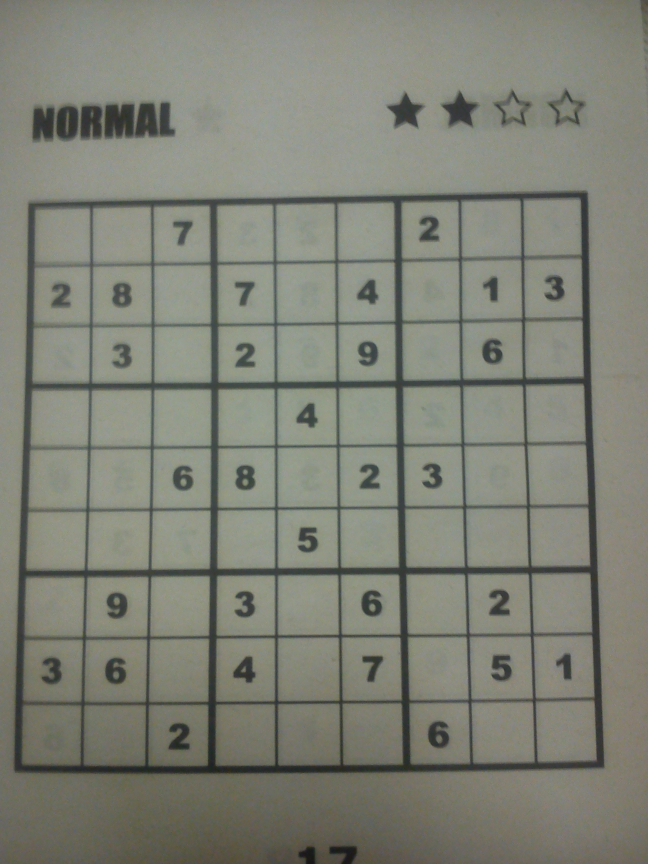
#> input picture test_sudoku1.jpg, 1944 x 2592 px (shown at 1/3 size)
$ python SudokuFinder.py   (older library calls are emulated)
#> lines starting #> are read from the running program, lines starting #| are printed output that depends on the picture; after the words box and inside, x2 and y2 are one past the last pixel; in counts of white or black regions, pixels touching at a corner belong together
import cv2
import numpy as np

def PreProcess(path):
#> called with path = 'test_sudoku1.jpg'
    img = cv2.imread(path)
#> img is the input picture: shape (2592, 1944, 3); mean B, G, R 117.7, 129.8, 127.5
    img = cv2.resize(img,(500,500))
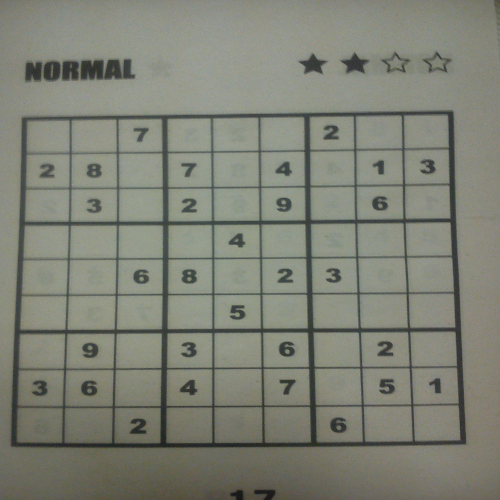
#> img: shape (500, 500, 3); mean B, G, R 117.6, 129.7, 127.4
    gray = cv2.cvtColor(img,cv2.COLOR_BGR2GRAY)
    blr = cv2.GaussianBlur(gray,(9,9),0)
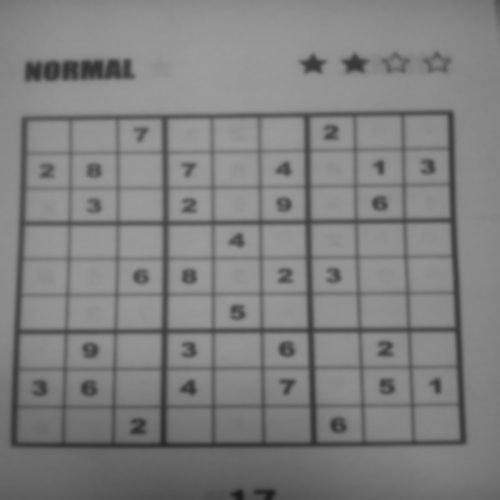
#> blr: shape (500, 500); min 26, max 155, mean 127.6
    return blr

def FindSquare(image):
    thresh = cv2.adaptiveThreshold(image,255,1,1,5,2)
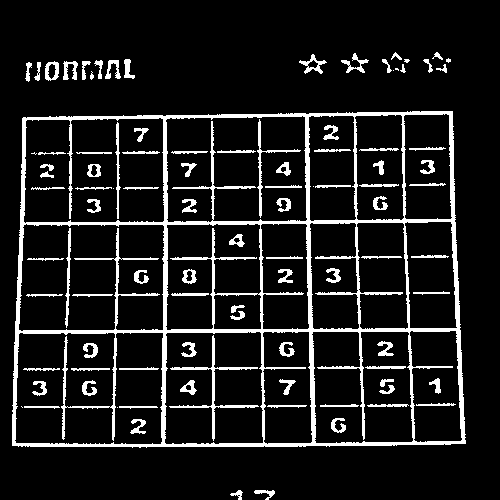
#> thresh: shape (500, 500); 10.7% white; 99 white regions (9 under 20 px)
    thresh,contours,hierarchy = cv2.findContours(thresh, cv2.RETR_TREE, cv2.CHAIN_APPROX_SIMPLE)
#> contours = 128 contours, 16 with area under 20; largest, box (x1, y1, x2, y2) and area: (12, 111, 466, 448) 145913, (14, 332, 164, 445) 15736, (18, 223, 165, 332) 14766, (165, 115, 308, 223) 14218, (23, 117, 165, 224) 14175

    biggest = None
    max_area = 0
    for i in contours:
            area = cv2.contourArea(i)
            if area > 100:
                    peri = cv2.arcLength(i,True)
                    approx = cv2.approxPolyDP(i,0.02*peri,True)
                    if area > max_area and len(approx)==4:
                            biggest = approx
                            max_area = area
#> this loop made 128 passes
#> (area, peri, biggest, max_area) on pass 4: (145913, 1623.2, [[452, 111], [23, 117], [12, 445], [465, 443]], 145913)
#> (area, peri, approx) on passes 29, 37, 54, 59, 77, 78: (10723.5, 441.6, [[259, 331], [263, 442], [166, 444], [165, 334]]), (1621, 170.8, [[261, 296], [260, 329], [213, 328], [215, 294]]), (165.5, 213.5, [[70, 228], [66, 327]]), (4934, 319.7, [[407, 221], [452, 224], [456, 328], [409, 327]]), (137.5, 205, [[117, 122], [118, 218]]), (4756, 317.9, [[311, 115], [354, 117], [354, 220], [309, 219]])
#> after the loop, max_area = 145913

    cv2.drawContours(image,biggest,-1,(255,255,255),3)
#> image: shape (500, 500); 0.02% of pixels changed, all inside (x1, y1, x2, y2) = (10, 109, 468, 448)
    cv2.namedWindow('Output',cv2.WINDOW_AUTOSIZE)
    cv2.imshow('Output',image)
    cv2.waitKey()
    cv2.destroyAllWindows()

    return image

image = PreProcess('test_sudoku1.jpg')
image = FindSquare(image)
